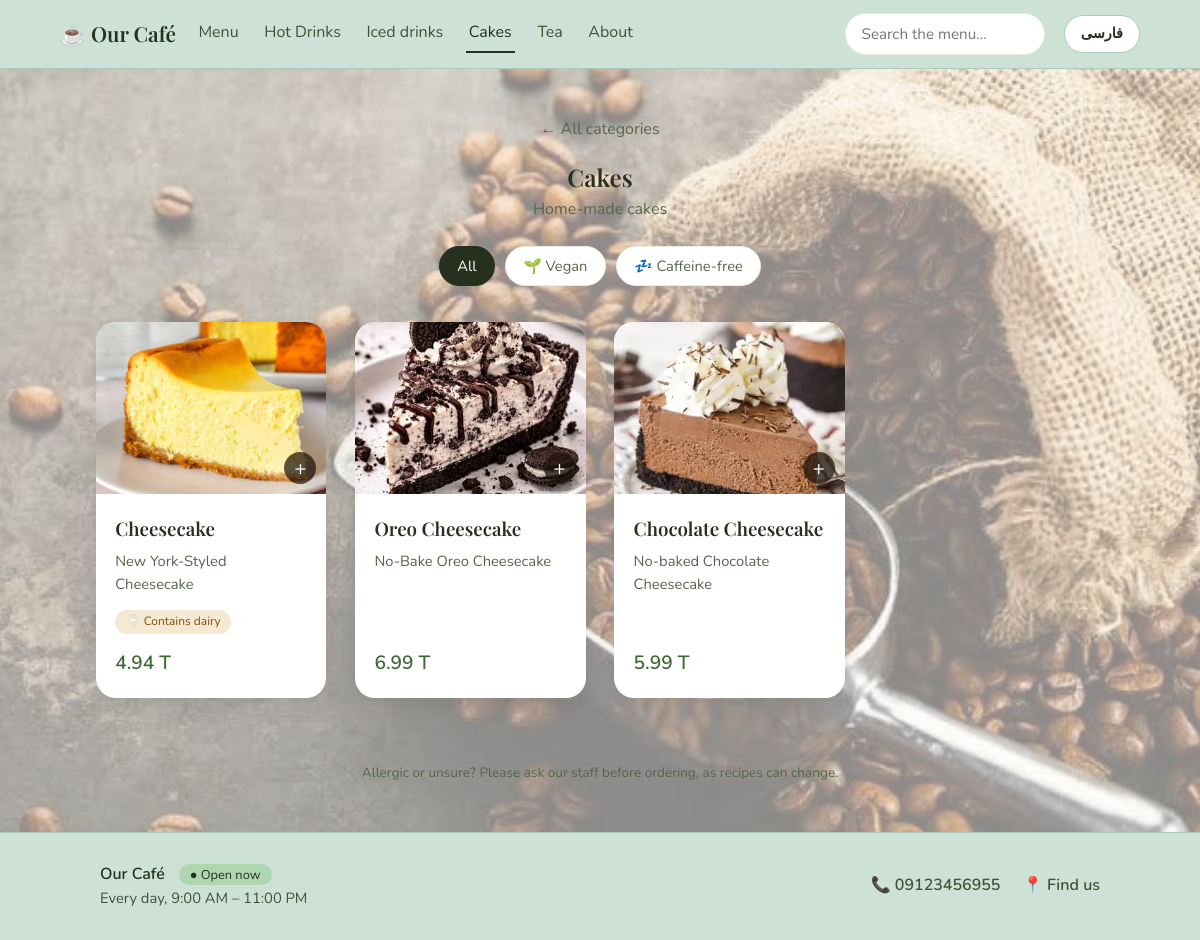
Before: /en/menu/cakes/ with the older database file.
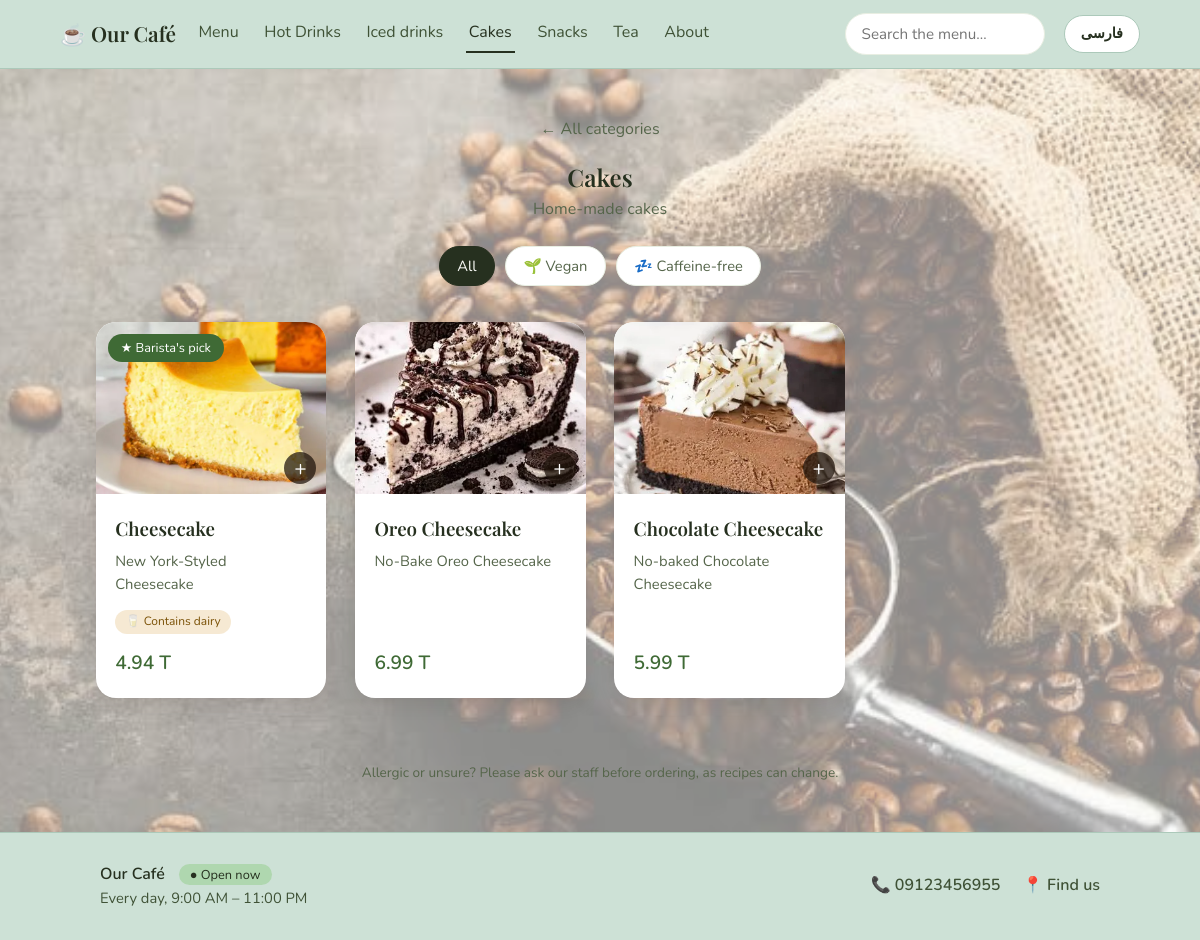
After: the same page with the newer database file.
### coffee/models.py (models this page shows, shortened)
class Category(models.Model):
    name = models.CharField(max_length=60)
    name_fa = models.CharField("Name (Persian)", max_length=60, blank=True,
                               help_text="Persian name. Leave empty to show the English one on the Persian page")
    slug = models.SlugField(unique=True)
    description = models.CharField(max_length=140, blank=True)
    description_fa = models.CharField("Description (Persian)", max_length=140, blank=True)
    image = models.ImageField(upload_to="categories/")
    order = models.PositiveIntegerField(default=0)
    class Meta:
        ordering = ["order"]
        verbose_name_plural = "categories"
    def get_absolute_url(self):
        return reverse("category_detail", args=[self.slug])

class Product(models.Model):
    BADGES = [("", gettext_lazy("None")), ("new", gettext_lazy("New")),
              ("popular", gettext_lazy("Popular")), ("seasonal", gettext_lazy("Seasonal"))]
    category = models.ForeignKey(Category, related_name="products", on_delete=models.CASCADE)
    name = models.CharField(max_length=100)
    name_fa = models.CharField("Name (Persian)", max_length=100, blank=True,
                               help_text="Persian name. Leave empty to show the English one on the Persian page")
    ingredients = models.TextField(help_text="e.g. Espresso, steamed milk, foam")
    ingredients_fa = models.TextField("Ingredients (Persian)", blank=True)
    image = models.ImageField(upload_to="products/")
    price = models.DecimalField("Price (medium)", max_digits=10, decimal_places=2,
                                help_text="The regular price. For items without sizes, like cakes, this is the only price.")
    price_large = models.DecimalField("Price (large)", max_digits=10, decimal_places=2,
                                      null=True, blank=True,
                                      help_text="Leave empty if the item has no sizes")
    available = models.BooleanField(default=True, help_text="Untick when sold out; it will show greyed out")
    badge = models.CharField(max_length=10, choices=BADGES, blank=True)
    is_vegan = models.BooleanField("Vegan", default=False)
    is_caffeine_free = models.BooleanField("Caffeine-free", default=False)
    has_nuts = models.BooleanField("Contains nuts", default=False)
    has_dairy = models.BooleanField("Contains dairy", default=False)

### coffee/views.py (the view)
# urls.py: path("menu/<slug:slug>/", views.category_detail, name="category_detail"),
def category_detail(request, slug):
    category = get_object_or_404(Category, slug=slug)
    products = category.products.all()
    active_diet = request.GET.get("diet")
    if active_diet in DIET_FILTERS:
        products = products.filter(**DIET_FILTERS[active_diet])
    else:
        active_diet = None
    products = products.order_by("-available", "id")      # sold-out items sink to the bottom
    pick, _ = todays_pick()
    return render(request, "coffee/category_detail.html", {
        "category": category,
        "products": products,
        "pick_id": pick.id if pick else None,
        "active_diet": active_diet,
    })

### coffee/context_processors.py (called while the page is built)
def site(request):
    return {
        "shop": ShopInfo.load(),
        "nav_categories": Category.objects.annotate(item_count=Count("products")).filter(item_count__gt=0).order_by("order", "name"),
        "currency": getattr(settings, "CURRENCY_SYMBOL", "$"),
    }

### coffee/i18n.py (called while the page is built)
def is_persian():
    return (get_language() or "").startswith("fa")

def localized(obj, field):
    if is_persian():
        value = getattr(obj, f"{field}_fa", "")
        if value:
            return value
    return getattr(obj, field)

def digits(value):
    text = str(value)
    return text.translate(FA_DIGITS) if is_persian() else text

def clock(t):
    if is_persian():
        return digits(time_format(t, "H:i"))
    return time_format(t, "g:i A")

def _plain_number(value, thousands=",", decimal="."):
    number = Decimal(str(value))
    if number == number.to_integral_value():
        text = f"{int(number):,}"
    else:
        text = f"{number:,.2f}"
    return text.replace(",", "\0").replace(".", decimal).replace("\0", thousands)

### coffee/models.py (called while the page is built)
    @classmethod
    def load(cls):
        obj, _ = cls.objects.get_or_create(pk=1)
        return obj

### coffee/templates/coffee/category_detail.html (shortened to what this page needs)
{% extends "coffee/base.html" %}
{% load i18n coffee_i18n %}
{% block content %}
<header class="page-header">
  <a class="back" href="{% url 'categories' %}">{% trans "← All categories" %}</a>
  <h2>{{ category|tr:"name" }}</h2>
  {% with description=category|tr:"description" %}{% if description %}<p>{{ description }}</p>{% endif %}{% endwith %}
</header>
<div class="filters" role="group" aria-label="{% trans "Filter by diet" %}">
  <a class="chip-filter {% if not active_diet %}active{% endif %}" href="{{ category.get_absolute_url }}">{% trans "All" %}</a>
  <a class="chip-filter {% if active_diet == 'vegan' %}active{% endif %}" href="?diet=vegan">🌱 {% trans "Vegan" %}</a>
  <a class="chip-filter {% if active_diet == 'caffeine_free' %}active{% endif %}" href="?diet=caffeine_free">💤 {% trans "Caffeine-free" %}</a>
</div>
<div class="grid products">
  {% for p in products %}
    {% include "coffee/_product_card.html" %}
  {% empty %}
  <p class="empty">{% if active_diet %}{% blocktrans with name=category|tr:"name" %}Nothing matches this filter in {{ name }}.{% endblocktrans %}{% else %}{% trans "Nothing here yet, check back soon." %}{% endif %}</p>
  {% endfor %}
</div>
<p class="allergy-note">{% trans "Allergic or unsure? Please ask our staff before ordering, as recipes can change." %}</p>
{% include "coffee/_product_dialog.html" %}
{% endblock %}

### coffee/templates/coffee/base.html (shortened to what this page needs)
{% load static i18n coffee_i18n %}
<!DOCTYPE html>
<html lang="{{ LANGUAGE_CODE }}" dir="{% if LANGUAGE_BIDI %}rtl{% else %}ltr{% endif %}" data-theme="{% if shop.is_open_now %}light{% else %}dark{% endif %}">
<head>
  <link rel="stylesheet" href="{% static 'css/style.css' %}">
  <link rel="stylesheet" href="{% static 'css/i18n.css' %}">
</head>
<body class="page-{{ request.resolver_match.url_name }}">
  {% if request.resolver_match.url_name != "welcome" %}
  <nav class="navbar" aria-label="{% trans "Main" %}">
    <a class="brand" href="{% url 'welcome' %}">☕ {{ shop|tr:"name" }}</a>
    <div class="nav-links">
      <a href="{% url 'categories' %}" class="{% if request.resolver_match.url_name == 'categories' %}active{% endif %}">{% trans "Menu" %}</a>
      {% for c in nav_categories %}
      <a href="{{ c.get_absolute_url }}"
         class="{% if request.path == c.get_absolute_url %}active{% endif %}">{{ c|tr:"name" }}</a>
      {% endfor %}
      <a href="{% url 'about' %}" class="{% if request.resolver_match.url_name == 'about' %}active{% endif %}">{% trans "About" %}</a>
    </div>
    <form class="search" action="{% url 'search' %}" method="get" role="search">
      {% trans "Search the menu…" as search_hint %}{% trans "Search the menu" as search_label %}
      <input type="search" name="q" placeholder="{{ search_hint }}" aria-label="{{ search_label }}"
             enterkeyhint="search" maxlength="60" value="{{ query|default:'' }}">
    </form>
    {% include "coffee/_lang_switch.html" %}
  </nav>
  {% endif %}
  <main id="main">
    {% block content %}{% endblock %}
  </main>
  {% if request.resolver_match.url_name != "welcome" %}
  <footer class="site-footer">
    <div class="footer-inner">
      <div>
        <strong>{{ shop|tr:"name" }}</strong>
        <span class="footer-status {% if shop.is_open_now %}open{% else %}closed{% endif %}">
          ● {% if shop.is_open_now %}{% trans "Open now" %}{% else %}{% trans "Closed right now" %}{% endif %}
        </span>
        <p>{{ shop.hours_line }}</p>
      </div>
      <div class="footer-links">
        {% if shop.phone %}<a href="tel:{{ shop.phone_link }}">📞 <span dir="ltr">{{ shop.phone|digits }}</span></a>{% endif %}
        <a href="{% url 'about' %}">📍 {% trans "Find us" %}</a>
        {% url 'table_card' as qr_cards_url %}{% if user.is_staff and qr_cards_url %}<a href="{{ qr_cards_url }}">🖨️ {% trans "QR cards" %}</a>{% endif %}
      </div>
    </div>
  </footer>
  {% endif %}
</body>
</html>

### coffee/templates/coffee/_product_card.html (shortened to what this page needs)
{% load i18n coffee_i18n %}<article class="product-card {% if not p.available %}sold-out{% endif %}" data-product="{{ p.id }}">
  {% if p.id == pick_id %}<span class="ribbon">★ {% trans "Barista's pick" %}</span>{% endif %}
  <div class="img-wrap">
    <img src="{{ p.image.url }}" alt="{{ p|tr:"name" }}" loading="lazy" decoding="async">
  </div>
  <div class="info">
    <h3><button type="button" class="card-open" aria-haspopup="dialog">{{ p|tr:"name" }}</button></h3>
    <p class="ingredients">{{ p|tr:"ingredients" }}</p>
    {% if p.is_vegan or p.is_caffeine_free or p.has_nuts or p.has_dairy %}
    <div class="diet">
      {% if p.has_dairy %}<span class="chip warn">🥛 {% trans "Contains dairy" %}</span>{% endif %}
    </div>
    {% endif %}
    {% include "coffee/_prices.html" %}
  </div>
</article>

### coffee/templates/coffee/_prices.html
{% load i18n coffee_i18n %}
<div class="prices">
  {% if p.price_large %}
    <span class="size"><small>{% trans "Medium" %}</small>{{ p.price|money }}</span>
    <span class="size"><small>{% trans "Large" %}</small>{{ p.price_large|money }}</span>
  {% else %}
    <span class="price">{{ p.price|money }}</span>
  {% endif %}
</div>

Changed rows visible on the page:
added Category: name "Snacks"
shown differently, row unchanged: Product "Cheesecake": trans (not shown) → "Barista's pick"
